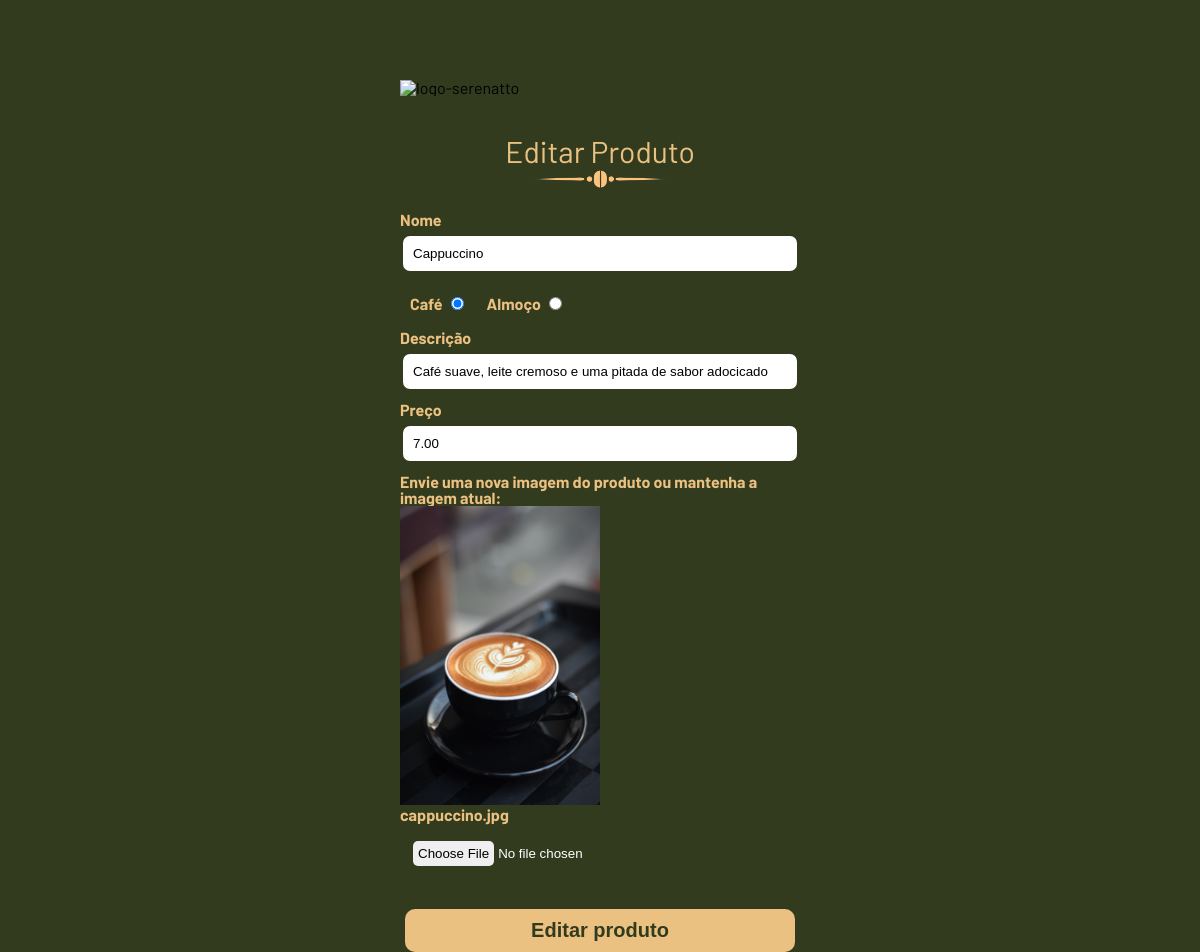
The page /editar-produto.php?id=3 on the database its author committed.
### tables this page shows
CREATE TABLE produtos (
    id INT NOT NULL AUTO_INCREMENT, 
    tipo VARCHAR(45) NOT NULL, 
    nome VARCHAR(45) NOT NULL, 
    descricao VARCHAR(90) NOT NULL, 
    imagem VARCHAR(80) NOT NULL, 
    preco DECIMAL (5,2) NOT NULL, 
PRIMARY KEY (id));

### editar-produto.php (the view, shortened to what this page needs)
<!doctype html>
<html lang="pt-br">
<head>
  <link rel="stylesheet" href="css/reset.css">
  <link rel="stylesheet" href="css/index.css">
  <link rel="stylesheet" href="css/admin.css">
  <link rel="stylesheet" href="css/form.css">
</head>
<body>
  <main>
    <section class="container-admin-banner">
      <img src="img/logo-ifsp-removebg.png" class="logo-admin" alt="logo-serenatto">
      <h1>Editar Produto</h1>
      <img class="ornaments" src="img/ornaments-coffee.png" alt="ornaments">
    </section>
    <section class="container-form">
      <?php
      require "conexao.php";
      $id = $_GET['id'];
      $sql = "select * from produtos where id = '$id'";
      $result = $conn->query($sql);
      $row = $result->fetch_assoc();
      ?>
      <form method="POST" onsubmit="editarProduto();" id="editarForm">
        <label for="nome">Nome</label>
        <input type="text" id="nome" name="nome" placeholder="<?php echo $row['nome']; ?>" value="<?php echo $row['nome']; ?>" required>
        <div class="container-radio">
          <div>
            <label for="cafe">Café</label>
            <input type="radio" id="cafe" name="tipo" value="Café" <?php if ($row['tipo'] == "Café") {
                                                                      echo 'checked';
                                                                    } ?>>
          </div>
          <div>
            <label for="almoco">Almoço</label>
            <input type="radio" id="almoco" name="tipo" value="Almoço" <?php if ($row['tipo'] == "Almoço") {
                                                                          echo 'checked';
                                                                        } ?>>
          </div>
        </div>
        <label for="descricao">Descrição</label>
        <input type="text" id="descricao" name="descricao" placeholder="<?php echo $row['descricao']; ?>" value="<?php echo $row['descricao']; ?>" required>
        <label for="preco">Preço</label>
        <input type="text" id="preco" name="preco" placeholder="<?php echo $row['preco']; ?>" value="<?php echo $row['preco']; ?>" required>
        <?php $imagemfake = $row['imagem'];
        $imagem = basename($imagemfake);
        ?>
        <label for="imagem">Envie uma nova imagem do produto ou mantenha a imagem atual:
          <div class="container-foto">
            <img src="<?= $row['imagem']; ?>" alt="<?php echo $imagem; ?>" width="200">
          </div><?php echo $imagem; ?></label>
        <input type="file" name="imagem" accept="image/*" id="imagem" value="<?php echo $imagem;?>">
        <input type="submit" name="editar" class="botao-cadastrar" value="Editar produto" />
      </form>
    </section>
  </main>
</body>
</html>

### css/index.css (style rules this page uses)
body { background-color: #333B1E; font-family: 'Barlow', sans-serif; }
main { height: 100vh; }
.ornaments { width: 200px; }

### css/admin.css (style rules this page uses)
.container-admin-banner { display: flex; align-items: center; flex-direction: column; margin: 80px 0px 20px; }
.logo-admin { width: 400px; }
.container-admin-banner h1 { margin-top: 40px; font-size: 30px; color: #EBC181; }
table tbody tr td a, .botao-cadastrar, .botao-excluir, .botao-editar { padding: 3px 10px; border-radius: 10px; color: #FFFFFF; text-decoration: none; margin: 0 5px; transition: 0.7s; border: none; font-size: 18px; }
.botao-cadastrar { background: #EBC181; color: #333B1E; font-weight: 600; margin-top: 20px; font-size: 20px; border-radius: 10px; padding: 10px 10px; border: none; align-items: center; }

### css/form.css (style rules this page uses)
form { display: flex; flex-direction: column; width: 400px; }
.container-form { display: flex; justify-content: center; }
.container-radio { display: flex; }
.container-radio div { padding: 10px; }
form label { color: #EBC181; font-weight: bold; margin-bottom: 5px; }
form input { border-radius: 10px; border: 3px solid #333B1E; padding: 10px; margin-bottom: 10px; transition: 0.5s; }
form input[type='file'] { color: #FFFFFF; }

### rows shown on the page
produtos: nome "Cappuccino", tipo "☑ Café", tipo "☐ Almoço", descricao "Café suave, leite cremoso e uma pitada de sabor adocicado", preco "7.00", imagem (picture), imagem "cappuccino.jpg"
